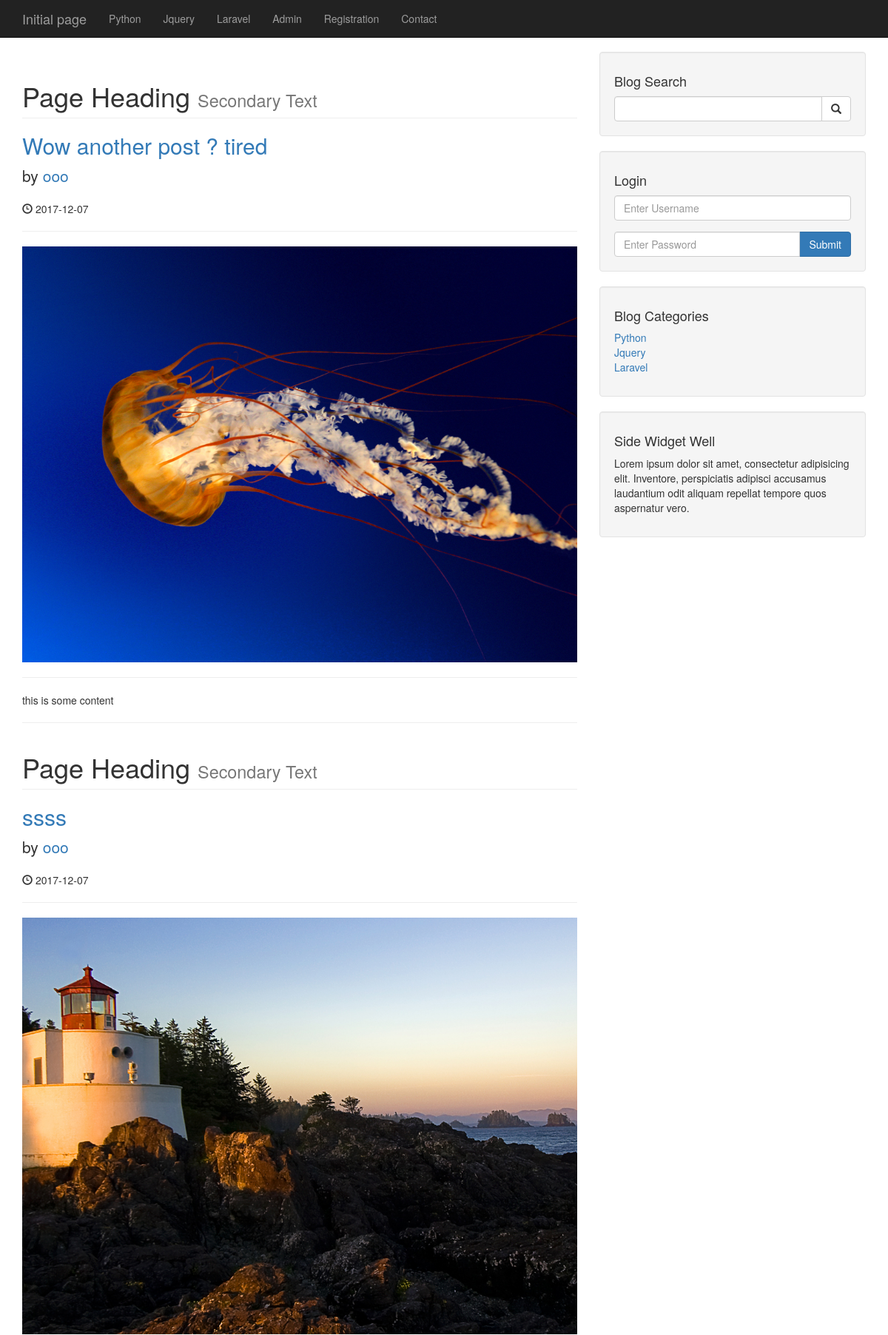
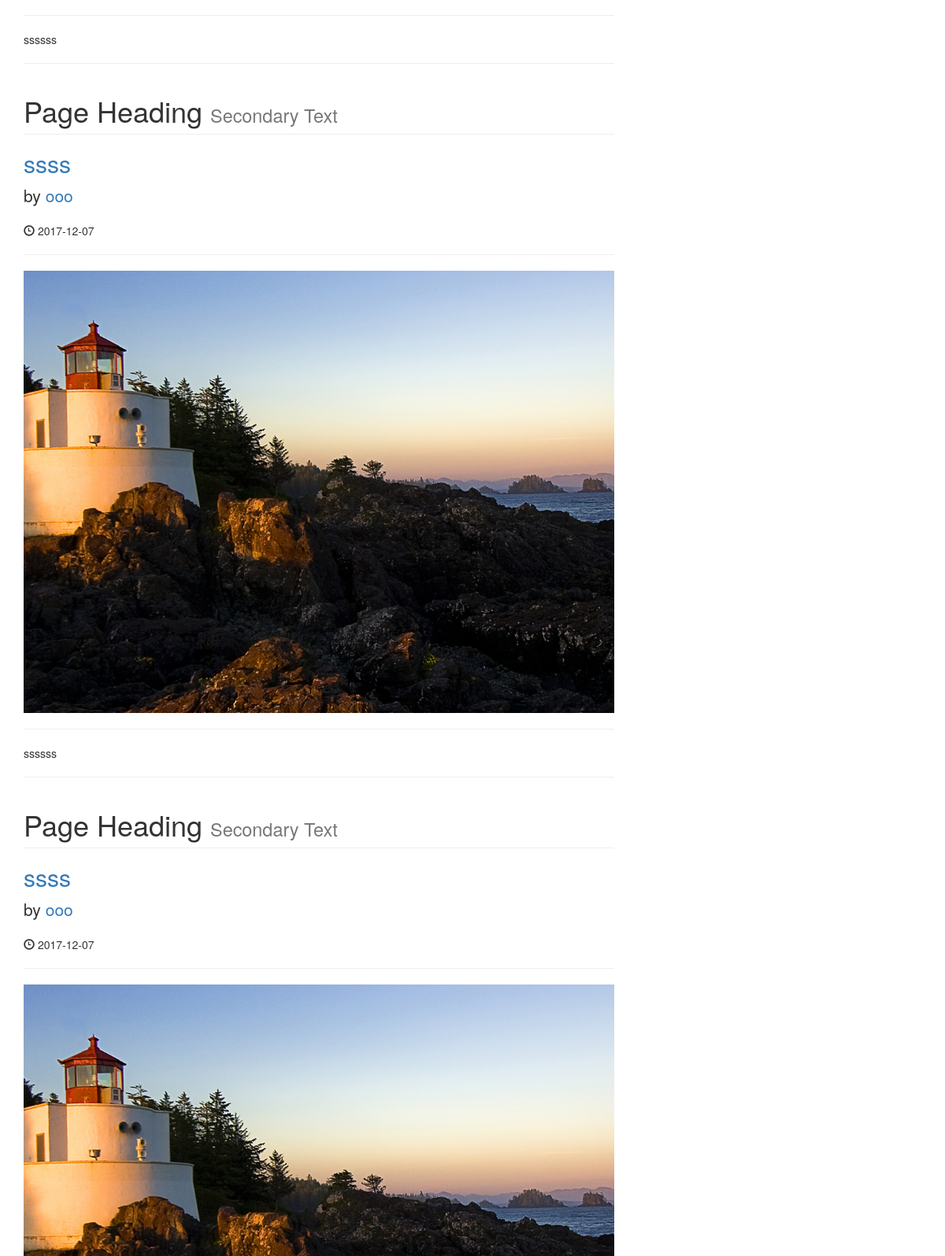
/author_posts.php?author=ooo&p_id=67 (upper part), run on the app's committed database (2 pictures, top to bottom).
### tables this page shows
CREATE TABLE `category` (
  `cat_id` int(3) NOT NULL,
  `cat_title` varchar(255) NOT NULL
);

CREATE TABLE `posts` (
  `post_id` int(3) NOT NULL,
  `post_category_id` int(3) NOT NULL,
  `post_title` varchar(255) NOT NULL,
  `post_author` varchar(255) NOT NULL,
  `post_user` varchar(255) NOT NULL,
  `post_date` date NOT NULL,
  `post_image` text NOT NULL,
  `post_content` text NOT NULL,
  `post_tags` varchar(255) NOT NULL,
  `post_comment_count` varchar(255) NOT NULL,
  `post_status` varchar(255) NOT NULL DEFAULT 'draft',
  `post_views_count` int(11) NOT NULL
);

### author_posts.php (the view, shortened to what this page needs)
<?php include "includes/db.php"; ?>
<?php include "includes/header.php"; ?>
<?php include "includes/navigation.php"; ?>
    <div class="container">
        <div class="row">
            <div class="col-md-8">
                <?php
                if(isset($_GET['p_id']))
                {
                    $the_post_author = $_GET['author'];
                }
                $query = "SELECT * from posts where post_user = '$the_post_author' ";
                 $select_all_posts_query = mysqli_query($connection, $query);
                while ($row = mysqli_fetch_assoc( $select_all_posts_query )) {
                    $post_title = $row['post_title'];
                    $post_id = $row['post_id'];
                    $post_user = $row['post_user'];
                    $post_date = $row['post_date'];
                    $post_image = $row['post_image'];
                    $post_content = $row['post_content'];
                   ?>
                <h1 class="page-header">
                    Page Heading
                    <small>Secondary Text</small>
                </h1>
                <h2>
                    <a href="post.php?p_id=<?php echo $post_id ?>"><?php echo $post_title ?></a>
                </h2>
                <p class="lead">
                    by <a href="index.php"><?php echo $post_user ?></a>
                </p>
                <p><span class="glyphicon glyphicon-time"></span> <?php echo $post_date ?></p>
                <hr>
                <img class="img-responsive" src="images/<?php echo $post_image; ?>" alt="a">
                <hr>
                <p><?php echo $post_content ?></p>
                <hr>
            <?php } ?>  <?php ?>
            </div>
            <?php include "includes/sidebar.php"; ?>
        </div>
<?php include "includes/footer.php"; ?>

### includes/navigation.php (shortened to what this page needs)
<nav class="navbar navbar-inverse navbar-fixed-top" role="navigation">
        <div class="container">
            <div class="navbar-header">
                <a class="navbar-brand" href="/cms">Initial page</a>
            </div>
            <div class="collapse navbar-collapse" id="bs-example-navbar-collapse-1">
                <ul class="nav navbar-nav">
                <?php
        $query = "SELECT * from category";
        $select_all_categories_query = mysqli_query($connection, $query);
        while ($row = mysqli_fetch_assoc( $select_all_categories_query )) {
            $cat_title = $row['cat_title'];
            $cat_id = $row['cat_id'];
            $category_class = '';
            $registration_class = '';
            $contact_class = '';
            echo "<li class='$category_class'><a href='/cms/category/{$cat_id}'>{$cat_title}</a></li>";
        }
                ?>
                    <li>
                        <a href="/cms/admin">Admin</a>
                    </li>
                    <li class="<?php echo $registration_class; ?>">
                        <a href="/cms/registration">Registration</a>
                    </li>
                    <li class="<?php echo $contact_class; ?>">
                        <a href="/cms/contact">Contact</a>
                    </li>
                </ul>
            </div>
        </div>
    </nav>

### includes/sidebar.php
<div class="col-md-4">
                <div class="well">
                    <h4>Blog Search</h4>
                    <form action="search.php" method="post">
                    <div class="input-group">
                        <input name="search" autocomplete="off" type="text" class="form-control">
                        <span class="input-group-btn">
                            <button class="btn btn-default" name="submit" type="submit">
                                <span class="glyphicon glyphicon-search"></span>
                        </button>
                        </span>
                    </div>
                    </form>
                </div>
                <div class="well">
                  <?php if(isset($_SESSION['user_role'])): ?>
                    <h4>Logged in as <?php echo $_SESSION['username'];?></h4>
                    <a href="includes/logout.php" class="btn btn-primary">Log out</a>
                  <?php else: ?>
                      <h4>Login</h4>
                    <form action="includes/login.php" method="post">
                    <div class="form-group">
                        <input  name="username" autocomplete="off" type="text" class="form-control" placeholder="Enter Username">
                    </div>
                    <div class="input-group">
                        <input  name="password" autocomplete="off" type="password" class="form-control" placeholder="Enter Password">
                        <span class="input-group-btn">
                            <button class="btn btn-primary" name="login" type="submit">
                                Submit
                            </button>
                        </span>
                    </div>
                    </form>
                  <?php endif; ?>
                   </div>
                <div class="well">
                    <?php
                     $query = "SELECT * from category";
        $select_categories_sidebar = mysqli_query($connection, $query);
                    ?>
                    <h4>Blog Categories</h4>
                    <div class="row">
                        <div class="col-lg-12">
                            <ul class="list-unstyled">
                                <?php
         while ($row = mysqli_fetch_assoc( $select_categories_sidebar )) {
                    $cat_title = $row['cat_title'];
                    $cat_id = $row['cat_id'];
                    echo "<li><a href='category.php?category=$cat_id'>{$cat_title}</a></li>";
              } ?>
                            </ul>
                        </div>
                    </div>
                </div>
                <?php  include "widget.php"; ?>
            </div>

### css/blog-home.css (style rules this page uses)
body { padding-top: 70px; }

### data on the page
category: cat_title "Python"
category: cat_title "Jquery"
category: cat_title "Laravel"
posts: post_title "Wow another post ? tired", post_user "ooo", post_date "2017-12-07", post_image (picture), post_content "this is some content"
posts: post_title "ssss", post_user "ooo", post_date "2017-12-07", post_image (picture), post_content "ssssss"
posts: post_title "ssss", post_user "ooo", post_date "2017-12-07", post_image (picture), post_content "ssssss"
posts: post_title "ssss", post_user "ooo", post_date "2017-12-07", post_image (picture)
